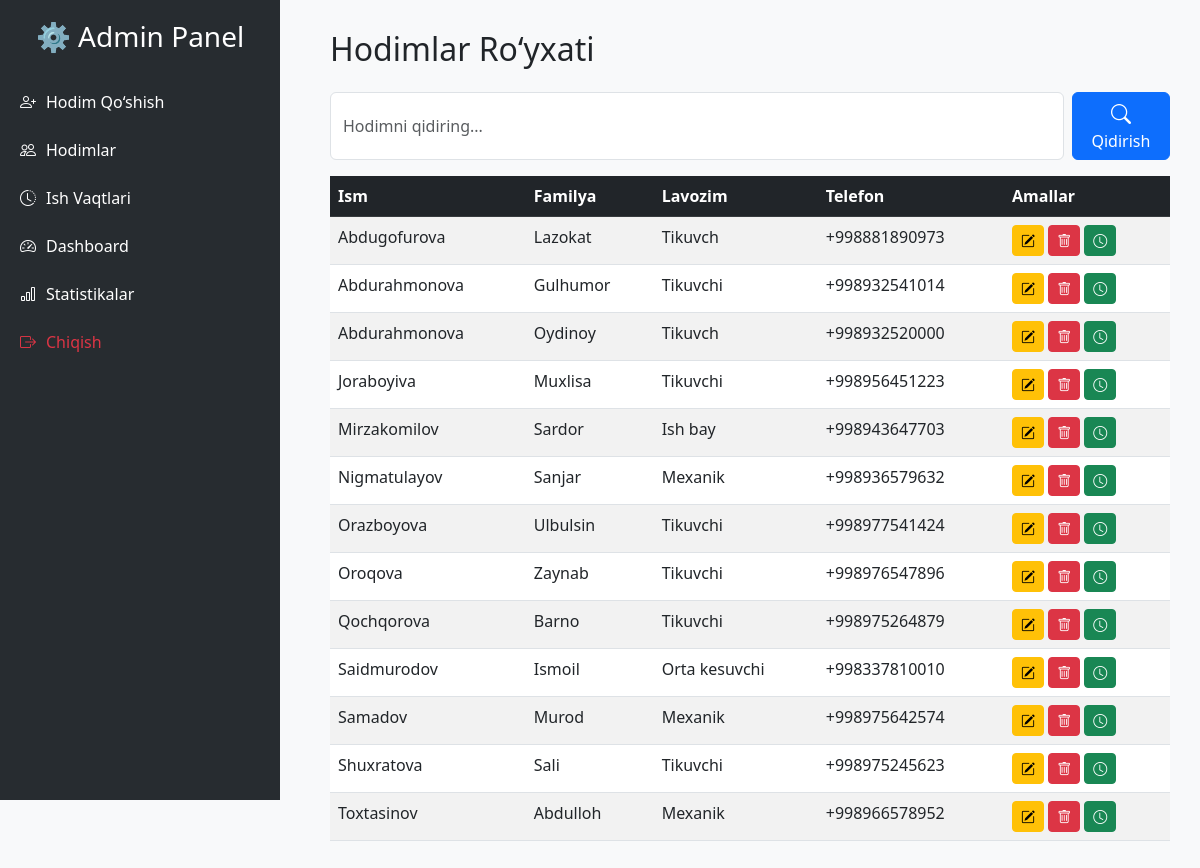
The page /hodim_list/ (signed in) on the database its author committed.
### hodimlar/models.py (models this page shows, shortened)
class Hodim(models.Model):
    first_name = models.CharField(
        max_length=50,
        validators=[RegexValidator(r'^[a-zA-Z\s]+$', "Ism faqat harflardan iborat bo'lishi kerak")]
    )
    last_name = models.CharField(
        max_length=50,
        validators=[RegexValidator(r'^[a-zA-Z\s]+$', "Familiya faqat harflardan iborat bo'lishi kerak")]
    )
    phone_number = models.CharField(
        max_length=13,
        unique=True,
        validators=[RegexValidator(r'^\+998\d{9}$', "Telefon raqami +998 formatida va 9 ta raqamdan iborat bo'lishi kerak")]
    )
    lavozim = models.CharField(
        max_length=50,
        choices=LAVOZIMLAR,
        default='Tikuvchi'  # Agar lavozim tanlanmasa, "Tikuvchi" deb belgilaydi
    )
    birth_date = models.DateField(null=True, blank=True)
    is_active = models.BooleanField(default=True)
    joined_at = models.DateTimeField(auto_now_add=True)
    class Meta:
        constraints = [
            models.UniqueConstraint(
                fields=['first_name', 'last_name', 'phone_number'],
                name='unique_hodim'
            )
        ]
        ordering = ['first_name', 'last_name']
        verbose_name = "Hodim"
        verbose_name_plural = "Hodimlar"

### hodimlar/views.py (the view)
# urls.py: path('hodim_list/', views.hodim_list, name='hodim_list'),
def hodim_list(request):
    query = request.GET.get('q', '').strip()
    hodimlar = Hodim.objects.all()
    if query:
        hodimlar = hodimlar.filter(
            Q(first_name__icontains=query) |
            Q(last_name__icontains=query) |
            Q(lavozim__icontains=query)
        )
    context = {
        'hodimlar': hodimlar,
        'query': query
    }
    return render(request, 'hodimlar/hodim_list.html', context)

### hodimlar/templates/hodimlar/hodim_list.html (shortened to what this page needs)
{% extends "admin_base.html" %}
{% block content %}
<h2 class="mb-4">Hodimlar Ro‘yxati</h2>
<form method="GET" class="mb-3 d-flex">
    <input type="text" name="q" placeholder="Hodimni qidiring..." class="form-control me-2" value="{{ query }}">
    <button type="submit" class="btn btn-primary">
        <i class="bi bi-search fs-5"></i> Qidirish
    </button>
</form>
<table class="table table-striped table-hover">
    <thead class="table-dark">
        <tr>
            <th>Ism</th>
            <th>Familya</th>
            <th>Lavozim</th>
            <th>Telefon</th>
            <th>Amallar</th>
        </tr>
    </thead>
    <tbody>
        {% for hodim in hodimlar %}
        <tr>
            <td>{{ hodim.first_name }}</td>
            <td>{{ hodim.last_name }}</td>
            <td>{{ hodim.get_lavozim_display }}</td>
            <td>{{ hodim.phone_number }}</td>
            <td>
                <a href="{% url 'hodimlar:edit_hodim' hodim.id %}" class="btn btn-warning btn-sm">
                    <i class="bi bi-pencil-square"></i>
                </a>
<button type="button" class="btn btn-danger btn-sm" data-bs-toggle="modal" data-bs-target="#deleteModal{{ hodim.id }}">
    <i class="bi bi-trash"></i>
</button>
                <a href="{% url 'hodimlar:add_worklog' hodim.id %}" class="btn btn-success btn-sm">
                    <i class="bi bi-clock"></i>
                </a>
            </td>
        </tr>
        {% empty %}
        <tr>
            <td colspan="5" class="text-center">Hozircha hech qanday hodim yo‘q.</td>
        </tr>
        {% endfor %}
    </tbody>
</table>
{% endblock %}

### hodimlar/templates/admin_base.html (style rules this page uses)
body { background-color: #f8f9fa; }

### rows shown on the page
Hodim: first_name "Abdugofurova", last_name "Lazokat", lavozim "Tikuvch", phone_number "+998881890973"
Hodim: first_name "Abdurahmonova", last_name "Gulhumor", lavozim "Tikuvchi", phone_number "+998932541014"
Hodim: first_name "Abdurahmonova", last_name "Oydinoy", lavozim "Tikuvch", phone_number "+998932520000"
Hodim: first_name "Joraboyiva", last_name "Muxlisa", lavozim "Tikuvchi", phone_number "+998956451223"
Hodim: first_name "Mirzakomilov", last_name "Sardor", lavozim "Ish bay", phone_number "+998943647703"
Hodim: first_name "Nigmatulayov", last_name "Sanjar", lavozim "Mexanik", phone_number "+998936579632"
Hodim: first_name "Orazboyova", last_name "Ulbulsin", lavozim "Tikuvchi", phone_number "+998977541424"
Hodim: first_name "Oroqova", last_name "Zaynab", lavozim "Tikuvchi", phone_number "+998976547896"
Hodim: first_name "Qochqorova", last_name "Barno", lavozim "Tikuvchi", phone_number "+998975264879"
Hodim: first_name "Saidmurodov", last_name "Ismoil", lavozim "Orta kesuvchi", phone_number "+998337810010"
Hodim: first_name "Samadov", last_name "Murod", lavozim "Mexanik", phone_number "+998975642574"
Hodim: first_name "Shuxratova", last_name "Sali", lavozim "Tikuvchi", phone_number "+998975245623"
Hodim: first_name "Toxtasinov", last_name "Abdulloh", lavozim "Mexanik", phone_number "+998966578952"
